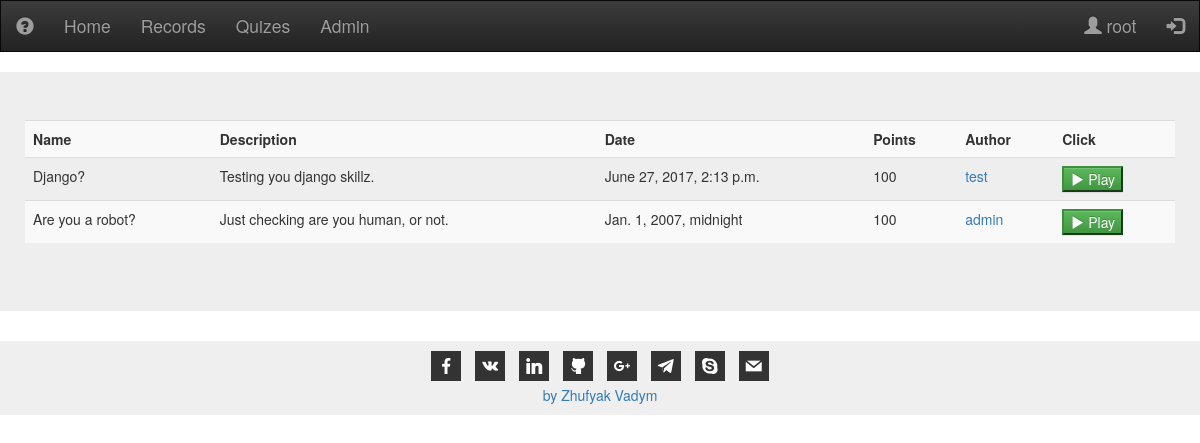
/quiz (signed in), run on the app's committed database.
### quiz/models.py (models this page shows, shortened)
class Quiz(models.Model):
    name = models.CharField(max_length=256, blank=False)
    description = models.TextField(max_length=512, blank=True)
    points = models.IntegerField(blank=True)
    author = models.ForeignKey(settings.AUTH_USER_MODEL, blank=False)
    date = models.DateTimeField(blank=True)

class User(AbstractUser):
    image = models.ImageField(upload_to=get_image_path, blank=True, null=True)

### quiz/views.py (the view)
# urls.py: url(r'quiz', views.quiz_board),
def quiz_board(request):
    if check_user_session(request):
        return render(request, 'quiz/quiz_board.html', {'quizes': Quiz.objects.all().order_by('-date')})
    else:
        return home(request, "You first step is registration friend ;)")

### quiz/views.py (called while the page is built)
def check_user_session(request):
    try:
        request.session['logged']
    except KeyError:
        end_user_session(request)
    return request.session['logged'] is not None

### templates/quiz/quiz_board.html (shortened to what this page needs)
{% extends 'quiz/base.html' %}
{% block content %}
    <div class="jumbotron">
    <table class="table table-striped">
        <tr>
            <th>Name</th>
            <th>Description</th>
            <th>Date</th>
            <th>Points</th>
            <th>Author</th>
            <th>Click</th>
        </tr>
        {% for i in quizes %}
            <tr>
                <td>{{ i.name }}</td>
                <td>{{ i.description }}</td>
                <td>{{ i.date }}</td>
                <td>{{ i.points }}</td>
                <td><a href="profile/{{ i.author.id }}">{{ i.author.username }}</a></td>
                <td><button class="btn-success" onclick="location.href='/quiz/{{ i.id }}'"><span class="glyphicon glyphicon-play"></span> Play</button></td>
            </tr>
        {% endfor %}
    </table>
    </div>
{% endblock %}

### bizicoTest/static/quiz/css/style.css (style rules this page uses)
.jumbotron { padding-left : 25px; padding-right: 25px; }

### data on the page
Quiz: name "Django?", description "Testing you django skillz.", date "June 27, 2017, 2:13 p.m.", points "100", author.username "test"
Quiz: name "Are you a robot?", description "Just checking are you human, or not.", date "Jan. 1, 2007, midnight", points "100", author.username "admin"

### other printed values
{{ request.session.username }} "root"
